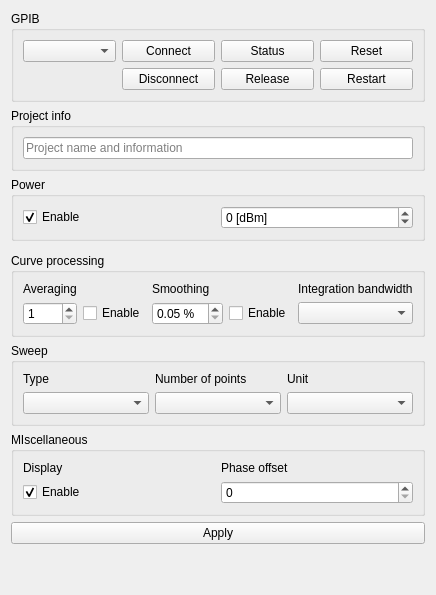
      <widget class="QWidget" name="analyzerTab">
       <attribute name="title">
        <string>Analyzer settings</string>
       </attribute>
       <layout class="QVBoxLayout" name="verticalLayout_5">
        <item>
         <widget class="QGroupBox" name="groupBox_6">
          <property name="title">
           <string>GPIB</string>
          </property>
          <layout class="QGridLayout" name="gridLayout_9">
           <item row="0" column="5">
            <widget class="QPushButton" name="actionVaReset">
             <property name="toolTip">
              <string>reset analyzer settings to factory defaults (Ctrl+t)</string>
             </property>
             <property name="text">
              <string>Reset</string>
             </property>
             <property name="shortcut">
              <string>Ctrl+T</string>
             </property>
            </widget>
           </item>
           <item row="0" column="1">
            <widget class="QPushButton" name="actionVaConnect">
             <property name="toolTip">
              <string>connect to analyzer (Ctrl+c)</string>
             </property>
             <property name="text">
              <string>Connect</string>
             </property>
             <property name="shortcut">
              <string>Ctrl+C</string>
             </property>
            </widget>
           </item>
           <item row="0" column="3">
            <widget class="QPushButton" name="actionVaStatus">
             <property name="toolTip">
              <string>show analyzer status (Ctrl+i)</string>
             </property>
             <property name="text">
              <string>Status</string>
             </property>
             <property name="shortcut">
              <string>Ctrl+I</string>
             </property>
            </widget>
           </item>
           <item row="1" column="1">
            <widget class="QPushButton" name="actionVaDisconnect">
             <property name="toolTip">
              <string>disconnect from analyzer (Ctrl+u)</string>
             </property>
             <property name="text">
              <string>Disconnect</string>
             </property>
             <property name="shortcut">
              <string>Ctrl+U</string>
             </property>
            </widget>
           </item>
           <item row="1" column="3">
            <widget class="QPushButton" name="actionVaRelease">
             <property name="toolTip">
              <string>push analyzer to local control mode (Ctrl+r)</string>
             </property>
             <property name="text">
              <string>Release</string>
             </property>
             <property name="shortcut">
              <string/>
             </property>
            </widget>
           </item>
           <item row="1" column="5">
            <widget class="QPushButton" name="actionVaRestart">
             <property name="toolTip">
              <string>restart analyzer (Ctrl+w)</string>
             </property>
             <property name="text">
              <string>Restart</string>
             </property>
             <property name="shortcut">
              <string>Ctrl+W</string>
             </property>
            </widget>
           </item>
           <item row="0" column="0">
            <widget class="QComboBox" name="vaName"/>
           </item>
          </layout>
         </widget>
        </item>
        <item>
         <widget class="QGroupBox" name="groupBox_18">
          <property name="title">
           <string>Project info</string>
          </property>
          <layout class="QVBoxLayout" name="verticalLayout_15">
           <item>
            <widget class="QLineEdit" name="projInfo">
             <property name="toolTip">
              <string>Project info (Ctrl+i)</string>
             </property>
             <property name="placeholderText">
              <string>Project name and information</string>
             </property>
            </widget>
           </item>
          </layout>
         </widget>
        </item>
        <item>
         <widget class="QGroupBox" name="groupBox_7">
          <property name="title">
           <string>Power</string>
          </property>
          <layout class="QHBoxLayout" name="horizontalLayout_6">
           <item>
            <widget class="QCheckBox" name="vaPower">
             <property name="toolTip">
              <string>analyzer RF source power</string>
             </property>
             <property name="text">
              <string>Enable</string>
             </property>
             <property name="checked">
              <bool>true</bool>
             </property>
            </widget>
           </item>
           <item>
            <widget class="QSpinBox" name="vaPowerVal">
             <property name="toolTip">
              <string>power level</string>
             </property>
             <property name="suffix">
              <string> [dBm]</string>
             </property>
             <property name="minimum">
              <number>-20</number>
             </property>
             <property name="maximum">
              <number>5</number>
             </property>
            </widget>
           </item>
          </layout>
         </widget>
        </item>
        <item>
         <widget class="QWidget" name="widget_6" native="true">
          <layout class="QHBoxLayout" name="horizontalLayout_12">
           <property name="spacing">
            <number>6</number>
           </property>
           <property name="leftMargin">
            <number>0</number>
           </property>
           <property name="topMargin">
            <number>0</number>
           </property>
           <property name="rightMargin">
            <number>0</number>
           </property>
           <property name="bottomMargin">
            <number>0</number>
           </property>
          </layout>
         </widget>
        </item>
        <item>
         <widget class="QGroupBox" name="groupBox_11">
          <property name="title">
           <string>Curve processing</string>
          </property>
          <layout class="QGridLayout" name="gridLayout_5">
           <item row="0" column="2">
            <widget class="QLabel" name="label_7">
             <property name="text">
              <string>Smoothing</string>
             </property>
            </widget>
           </item>
           <item row="0" column="0">
            <widget class="QLabel" name="label_3">
             <property name="text">
              <string>Averaging</string>
             </property>
            </widget>
           </item>
           <item row="1" column="2">
            <widget class="QDoubleSpinBox" name="vaSmoothingVal">
             <property name="toolTip">
              <string>trace smoothing rate</string>
             </property>
             <property name="suffix">
              <string> %</string>
             </property>
             <property name="minimum">
              <double>0.050000000000000</double>
             </property>
             <property name="maximum">
              <double>20.000000000000000</double>
             </property>
            </widget>
           </item>
           <item row="1" column="1">
            <widget class="QCheckBox" name="vaAveraging">
             <property name="toolTip">
              <string>average across multiple measurements </string>
             </property>
             <property name="text">
              <string>Enable</string>
             </property>
            </widget>
           </item>
           <item row="1" column="0">
            <widget class="QSpinBox" name="vaAveragingVal">
             <property name="toolTip">
              <string>number of averaging passes</string>
             </property>
             <property name="minimum">
              <number>1</number>
             </property>
             <property name="maximum">
              <number>999</number>
             </property>
            </widget>
           </item>
           <item row="1" column="3">
            <widget class="QCheckBox" name="vaSmoothing">
             <property name="toolTip">
              <string>trace smoothing</string>
             </property>
             <property name="text">
              <string>Enable</string>
             </property>
            </widget>
           </item>
           <item row="0" column="4">
            <widget class="QLabel" name="label_9">
             <property name="text">
              <string>Integration bandwidth</string>
             </property>
            </widget>
           </item>
           <item row="1" column="4">
            <widget class="QComboBox" name="vaIntBand">
             <property name="toolTip">
              <string>Integration bandwidth</string>
             </property>
            </widget>
           </item>
          </layout>
         </widget>
        </item>
        <item>
         <widget class="QGroupBox" name="groupBox_9">
          <property name="title">
           <string>Sweep</string>
          </property>
          <layout class="QGridLayout" name="gridLayout_8">
           <item row="1" column="1">
            <widget class="QComboBox" name="vaNOP">
             <property name="toolTip">
              <string>number of measurement points</string>
             </property>
            </widget>
           </item>
           <item row="0" column="1">
            <widget class="QLabel" name="label_8">
             <property name="text">
              <string>Number of points</string>
             </property>
            </widget>
           </item>
           <item row="0" column="0">
            <widget class="QLabel" name="label_10">
             <property name="text">
              <string>Type</string>
             </property>
            </widget>
           </item>
           <item row="1" column="0">
            <widget class="QComboBox" name="vaSweepType">
             <property name="toolTip">
              <string>sweep type</string>
             </property>
            </widget>
           </item>
           <item row="0" column="2">
            <widget class="QLabel" name="label_11">
             <property name="text">
              <string>Unit</string>
             </property>
            </widget>
           </item>
           <item row="1" column="2">
            <widget class="QComboBox" name="vaFreqUnit">
             <property name="toolTip">
              <string>frequency units</string>
             </property>
            </widget>
           </item>
          </layout>
         </widget>
        </item>
        <item>
         <widget class="QGroupBox" name="groupBox_14">
          <property name="title">
           <string>MIscellaneous</string>
          </property>
          <layout class="QGridLayout" name="gridLayout_13">
           <item row="1" column="0">
            <widget class="QCheckBox" name="vaDisplayEnable">
             <property name="toolTip">
              <string>display control</string>
             </property>
             <property name="text">
              <string>Enable</string>
             </property>
             <property name="checked">
              <bool>true</bool>
             </property>
            </widget>
           </item>
           <item row="0" column="0">
            <widget class="QLabel" name="label_21">
             <property name="text">
              <string>Display</string>
             </property>
            </widget>
           </item>
           <item row="0" column="1">
            <widget class="QLabel" name="label_22">
             <property name="text">
              <string>Phase offset</string>
             </property>
            </widget>
           </item>
           <item row="1" column="1">
            <widget class="QSpinBox" name="vaPhaseOffset">
             <property name="toolTip">
              <string>set analyzer phase offset</string>
             </property>
             <property name="maximum">
              <number>360</number>
             </property>
            </widget>
           </item>
          </layout>
         </widget>
        </item>
        <item>
         <widget class="QPushButton" name="actionVaSettingsApply">
          <property name="toolTip">
           <string>apply settings (Ctrl+a)</string>
          </property>
          <property name="text">
           <string>Apply</string>
          </property>
          <property name="shortcut">
           <string>Ctrl+A</string>
          </property>
         </widget>
        </item>
        <item>
         <spacer name="verticalSpacer_2">
          <property name="orientation">
           <enum>Qt::Vertical</enum>
          </property>
          <property name="sizeHint" stdset="0">
           <size>
            <width>20</width>
            <height>40</height>
           </size>
          </property>
         </spacer>
        </item>
       </layout>
      </widget>
